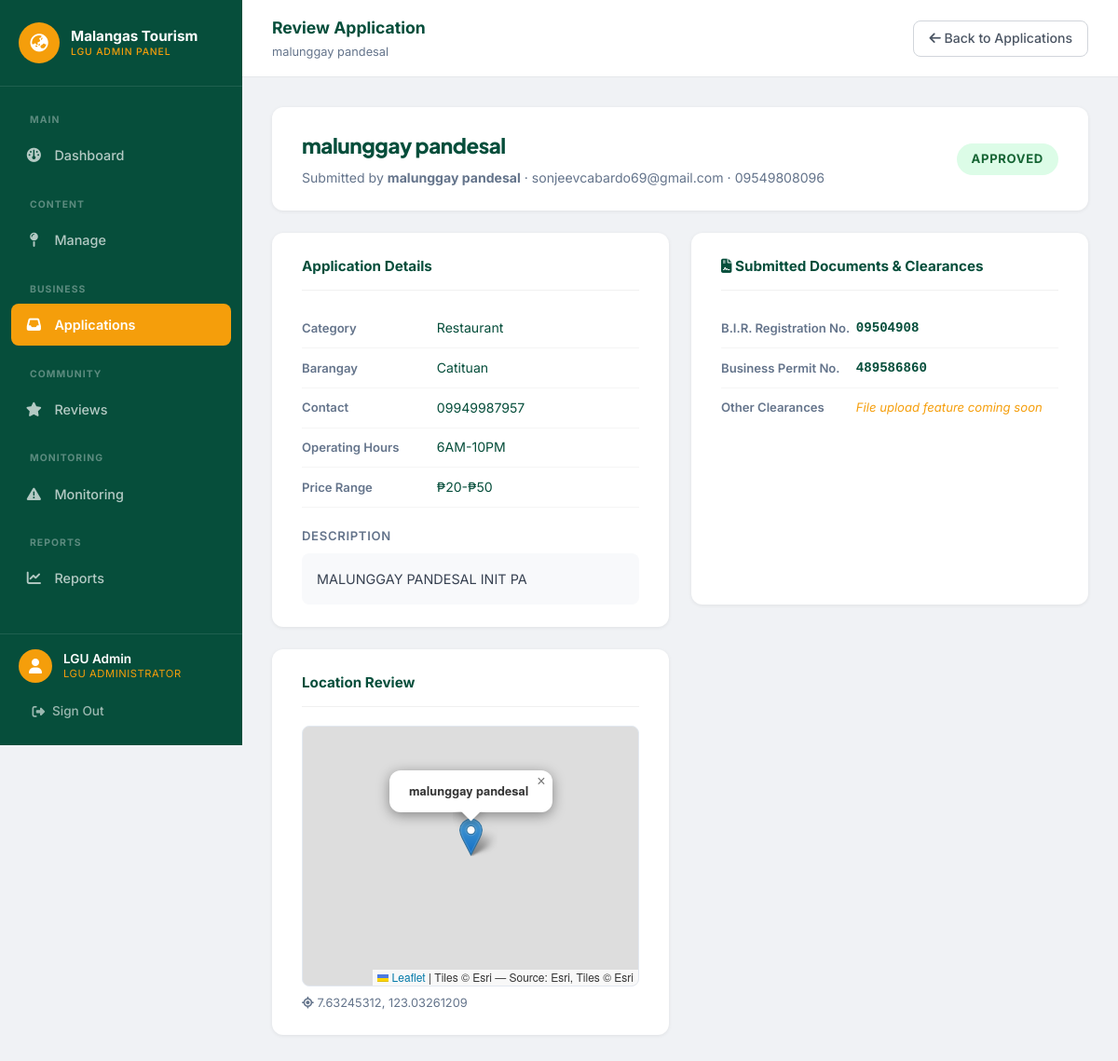
Page /lgu/applications/2 (signed in) on the committed database.
### tables this page shows
CREATE TABLE `spots` (
  `id` int(11) NOT NULL AUTO_INCREMENT,
  `owner_user_id` int(11) DEFAULT NULL,
  `name` varchar(255) NOT NULL,
  `category_id` int(11) NOT NULL,
  `description` text DEFAULT NULL,
  `barangay` varchar(255) DEFAULT NULL,
  `latitude` decimal(10,8) NOT NULL,
  `longitude` decimal(11,8) NOT NULL,
  `contact_number` varchar(100) DEFAULT NULL,
  `fb_link` varchar(255) DEFAULT NULL,
  `hours` varchar(255) DEFAULT NULL,
  `price_range` varchar(100) DEFAULT NULL,
  `bir_number` varchar(100) DEFAULT NULL,
  `business_permit` varchar(255) DEFAULT NULL,
  `operational_status` enum('open','closed','temp_closed','maintenance') NOT NULL DEFAULT 'open',
  `status` enum('pending','approved','rejected','needs_revision') NOT NULL DEFAULT 'pending',
  `source` enum('lgu','business') NOT NULL,
  `rejection_reason` text DEFAULT NULL,
  `reviewed_by` int(11) DEFAULT NULL,
  `reviewed_at` timestamp NULL DEFAULT NULL,
  `created_at` timestamp NOT NULL DEFAULT current_timestamp(),
  `updated_at` timestamp NOT NULL DEFAULT current_timestamp() ON UPDATE current_timestamp(),
  `monitor_status` enum('normal','warning','under_renovation','improved') NOT NULL DEFAULT 'normal',
  `monitor_note` text DEFAULT NULL,
  `warning_sent_at` datetime DEFAULT NULL,
  `improvement_deadline` datetime DEFAULT NULL,
  `monitor_last_triggered_at` datetime DEFAULT NULL,
  `renovation_note` text DEFAULT NULL,
  `renovation_proof_path` text DEFAULT NULL,
  `monitor_submission_status` enum('pending','approved','declined','none') NOT NULL DEFAULT 'none',
  `monitor_submission_reason` text DEFAULT NULL,
  `monitor_decline_reason` text DEFAULT NULL,
  `monitor_reviewed_at` datetime DEFAULT NULL,
  `monitor_submitted_at` datetime DEFAULT NULL,
  PRIMARY KEY (`id`),
  KEY `owner_user_id` (`owner_user_id`),
  KEY `category_id` (`category_id`),
  KEY `reviewed_by` (`reviewed_by`),
  CONSTRAINT `spots_ibfk_1` FOREIGN KEY (`owner_user_id`) REFERENCES `users` (`id`) ON DELETE SET NULL,
  CONSTRAINT `spots_ibfk_2` FOREIGN KEY (`category_id`) REFERENCES `categories` (`id`),
  CONSTRAINT `spots_ibfk_3` FOREIGN KEY (`reviewed_by`) REFERENCES `users` (`id`) ON DELETE SET NULL
);

CREATE TABLE `users` (
  `id` int(11) NOT NULL AUTO_INCREMENT,
  `name` varchar(255) NOT NULL,
  `email` varchar(255) NOT NULL,
  `phone` varchar(50) DEFAULT NULL,
  `password_hash` varchar(255) NOT NULL,
  `role` enum('lgu','business','tourist') NOT NULL DEFAULT 'tourist',
  `status` enum('active','disabled') NOT NULL DEFAULT 'active',
  `applicant_type` enum('private','public') NOT NULL DEFAULT 'private',
  `created_at` timestamp NOT NULL DEFAULT current_timestamp(),
  `last_monitoring_read_at` datetime DEFAULT NULL,
  PRIMARY KEY (`id`),
  UNIQUE KEY `email` (`email`)
);

### app/views/lgu/application-view.php (the view, shortened to what the rows shown need)
<?php
$activePage = 'applications';
require_once '../app/views/partials/lgu-header.php';
?>
<div class="lgu-topbar">
    <div>
        <div class="lgu-topbar-title">Review Application</div>
        <div class="lgu-topbar-breadcrumb"><?= htmlspecialchars($application['name']) ?></div>
    </div>
    <a href="<?= BASE_URL ?>/lgu/applications" style="padding: 0.45rem 1rem; border-radius: 0.5rem; border: 1.5px solid #d1d5db; color: #4b5563; text-decoration: none; font-size: 0.88rem; font-weight: 500;">
        <i class="fa-solid fa-arrow-left"></i> Back to Applications
    </a>
</div>
<div class="lgu-page-body">
    <?php
        $statusColors = [
            'pending'        => ['bg' => '#fef3c7', 'text' => '#92400e'],
            'approved'       => ['bg' => '#dcfce7', 'text' => '#166534'],
            'rejected'       => ['bg' => '#fee2e2', 'text' => '#991b1b'],
            'needs_revision' => ['bg' => '#dbeafe', 'text' => '#1e40af'],
        ];
        $sc = $statusColors[$application['status']] ?? ['bg' => '#f3f4f6', 'text' => '#374151'];
    ?>
    <div style="background: white; border-radius: 0.75rem; box-shadow: 0 1px 4px rgba(0,0,0,0.07); padding: 1.5rem 2rem; margin-bottom: 1.5rem; display: flex; justify-content: space-between; align-items: center;">
        <div>
            <h2 style="font-size: 1.4rem; font-weight: 800; color: var(--primary-dark); margin-bottom: 0.3rem;"><?= htmlspecialchars($application['name']) ?></h2>
            <div style="font-size: 0.88rem; color: var(--text-muted);">
                Submitted by <strong><?= htmlspecialchars($application['owner_name']) ?></strong>
                &middot; <?= htmlspecialchars($application['owner_email']) ?>
                <?php if (!empty($application['owner_phone'])): ?>
                    &middot; <?= htmlspecialchars($application['owner_phone']) ?>
                <?php endif; ?>
            </div>
        </div>
        <span style="background: <?= $sc['bg'] ?>; color: <?= $sc['text'] ?>; padding: 0.4rem 1rem; border-radius: 999px; font-size: 0.82rem; font-weight: 700; text-transform: uppercase; letter-spacing: 0.05em;">
            <?= htmlspecialchars($application['status']) ?>
        </span>
    </div>
    <div style="display: grid; grid-template-columns: 1fr 1fr; gap: 1.5rem; margin-bottom: 1.5rem;">
        <div style="background: white; border-radius: 0.75rem; box-shadow: 0 1px 4px rgba(0,0,0,0.07); padding: 1.5rem 2rem;">
            <div style="font-weight: 700; font-size: 0.95rem; color: var(--primary-dark); margin-bottom: 1.25rem; padding-bottom: 0.75rem; border-bottom: 1px solid #f0f0f0;">Application Details</div>
            <table style="width: 100%; border-collapse: collapse;">
                <?php
                    $details = [
                        ['Category',       htmlspecialchars($application['category_name'])],
                        ['Barangay',       htmlspecialchars($application['barangay'] ?: 'N/A')],
                        ['Contact',        htmlspecialchars($application['contact_number'] ?: 'N/A')],
                        ['Operating Hours',htmlspecialchars($application['hours'] ?: 'N/A')],
                        ['Price Range',    htmlspecialchars($application['price_range'] ?: 'N/A')],
                    ];
                    foreach ($details as $row):
                ?>
                    <tr style="border-bottom: 1px solid #f5f5f5;">
                        <td style="padding: 0.6rem 0; font-size: 0.82rem; font-weight: 600; color: var(--text-muted); width: 40%;"><?= $row[0] ?></td>
                        <td style="padding: 0.6rem 0; font-size: 0.88rem; color: var(--primary-dark);"><?= $row[1] ?></td>
                    </tr>
                <?php endforeach; ?>
            </table>
            <?php if (!empty($application['description'])): ?>
                <div style="margin-top: 1.25rem;">
                    <div style="font-size: 0.82rem; font-weight: 600; color: var(--text-muted); margin-bottom: 0.5rem; text-transform: uppercase; letter-spacing: 0.05em;">Description</div>
                    <div style="background: #f8f9fb; padding: 1rem; border-radius: 0.5rem; font-size: 0.9rem; line-height: 1.6; color: #374151;">
                        <?= nl2br(htmlspecialchars($application['description'])) ?>
                    </div>
                </div>
            <?php endif; ?>
        </div>
        <div style="background: white; border-radius: 0.75rem; box-shadow: 0 1px 4px rgba(0,0,0,0.07); padding: 1.5rem 2rem; margin-bottom: 1.5rem;">
            <div style="font-weight: 700; font-size: 0.95rem; color: var(--primary-dark); margin-bottom: 1.25rem; padding-bottom: 0.75rem; border-bottom: 1px solid #f0f0f0;"><i class="fa-solid fa-file-contract"></i> Submitted Documents & Clearances</div>
            <table style="width: 100%; border-collapse: collapse;">
                <tr style="border-bottom: 1px solid #f5f5f5;">
                    <td style="padding: 0.6rem 0; font-size: 0.82rem; font-weight: 600; color: var(--text-muted); width: 40%;">B.I.R. Registration No.</td>
                    <td style="padding: 0.6rem 0; font-size: 0.88rem; color: var(--primary-dark); font-weight: 600; font-family: monospace;"><?= htmlspecialchars($application['bir_number'] ?: 'Not Provided') ?></td>
                </tr>
                <tr style="border-bottom: 1px solid #f5f5f5;">
                    <td style="padding: 0.6rem 0; font-size: 0.82rem; font-weight: 600; color: var(--text-muted);">Business Permit No.</td>
                    <td style="padding: 0.6rem 0; font-size: 0.88rem; color: var(--primary-dark); font-weight: 600; font-family: monospace;"><?= htmlspecialchars($application['business_permit'] ?: 'Not Provided') ?></td>
                </tr>
                <tr>
                    <td style="padding: 0.6rem 0; font-size: 0.82rem; font-weight: 600; color: var(--text-muted);">Other Clearances</td>
                    <td style="padding: 0.6rem 0; font-size: 0.82rem; color: #f59e0b;"><em>File upload feature coming soon</em></td>
                </tr>
            </table>
        </div>
        <div style="background: white; border-radius: 0.75rem; box-shadow: 0 1px 4px rgba(0,0,0,0.07); padding: 1.5rem 2rem;">
            <div style="font-weight: 700; font-size: 0.95rem; color: var(--primary-dark); margin-bottom: 1.25rem; padding-bottom: 0.75rem; border-bottom: 1px solid #f0f0f0;">Location Review</div>
            <div id="review-map" style="height: 280px; width: 100%; border-radius: 0.5rem; border: 1.5px solid #e2e8f0; margin-bottom: 0.5rem;"></div>
            <div style="font-size: 0.8rem; color: var(--text-muted);">
                <i class="fa-solid fa-location-crosshairs"></i>
                <?= $application['latitude'] ?>, <?= $application['longitude'] ?>
            </div>
        </div>
    </div>
</div>
<?php require_once '../app/views/partials/lgu-footer.php'; ?>

### app/core/Router.php (shortened to what the rows shown need)
<?php
class Router {
    private $routes = [];
    public function add($method, $route, $controller, $action) {
        $route = trim($route, '/');
        $this->routes[] = [
            'method' => strtoupper($method),
            'route' => $route,
            'controller' => $controller,
            'action' => $action
        ];
    }
    public function dispatch($url, $method) {
        $url = trim($url, '/');
        $method = strtoupper($method);
        foreach ($this->routes as $route) {
            if ($route['method'] === $method || $route['method'] === 'ANY') {
                $pattern = preg_replace('/\{([a-zA-Z0-9_]+)\}/', '(?P<\1>[a-zA-Z0-9_-]+)', $route['route']);
                $pattern = "@^" . $pattern . "$@D";
                if (preg_match($pattern, $url, $matches)) {
                    $params = [];
                    foreach ($matches as $key => $value) {
                        if (is_string($key)) {
                            $params[$key] = $value;
                        }
                    }
                    $controller = new $route['controller']();
                    call_user_func_array([$controller, $route['action']], $params);
                    return;
                }
            }
        }
    }
}

### app/views/partials/lgu-header.php (shortened to what the rows shown need)
<!DOCTYPE html>
<html lang="en">
<head>
    <link rel="stylesheet" href="https://cdnjs.cloudflare.com/ajax/libs/font-awesome/6.4.0/css/all.min.css">
    <link rel="stylesheet" href="https://unpkg.com/leaflet@1.9.4/dist/leaflet.css" />
    <link rel="stylesheet" href="<?= BASE_URL ?>/assets/css/style.css?v=<?= filemtime(__DIR__ . '/../../../public/assets/css/style.css') ?>">
<?php
    require_once __DIR__ . '/../../models/Review.php';
    require_once __DIR__ . '/../../models/Spot.php';
    $activePage = $activePage ?? '';
?>
</head>
<body>
<div class="lgu-layout">
    <aside class="lgu-sidebar">
        <a href="<?= BASE_URL ?>/" class="sidebar-brand">
            <?php if (file_exists(__DIR__ . '/../../../public/assets/images/logo.png')): ?>
                <img src="<?= BASE_URL ?>/assets/images/logo.png" alt="Logo" class="sidebar-brand-logo">
            <?php else: ?>
                <div class="sidebar-brand-logo-placeholder"><i class="fa-solid fa-earth-asia"></i></div>
            <?php endif; ?>
            <div class="sidebar-brand-text">
                <span class="sidebar-brand-title">Malangas Tourism</span>
                <span class="sidebar-brand-sub">LGU Admin Panel</span>
            </div>
        </a>
        <nav class="sidebar-nav">
            <div class="sidebar-section-label">Main</div>
            <a href="<?= BASE_URL ?>/lgu" class="sidebar-link <?= (isset($activePage) && $activePage === 'dashboard') ? 'active' : '' ?>">
                <i class="fa-solid fa-gauge sidebar-icon"></i> Dashboard
            </a>
            <div class="sidebar-section-label">Content</div>
            <a href="<?= BASE_URL ?>/lgu/spots" class="sidebar-link <?= (isset($activePage) && $activePage === 'spots') ? 'active' : '' ?>">
                <i class="fa-solid fa-map-pin sidebar-icon"></i> Manage
            </a>
            <div class="sidebar-section-label">Business</div>
            <a href="<?= BASE_URL ?>/lgu/applications" class="sidebar-link <?= (isset($activePage) && $activePage === 'applications') ? 'active' : '' ?>">
                <i class="fa-solid fa-inbox sidebar-icon"></i> Applications
            </a>
            <div class="sidebar-section-label">Community</div>
            <a href="<?= BASE_URL ?>/lgu/reviews" class="sidebar-link <?= (isset($activePage) && $activePage === 'reviews') ? 'active' : '' ?>">
                <i class="fa-solid fa-star sidebar-icon"></i> Reviews
            </a>
            <div class="sidebar-section-label">Monitoring</div>
            <a href="<?= BASE_URL ?>/lgu/monitoring" class="sidebar-link <?= (isset($activePage) && $activePage === 'monitoring') ? 'active' : '' ?>">
                <i class="fa-solid fa-triangle-exclamation sidebar-icon"></i> Monitoring
            </a>
            <div class="sidebar-section-label">Reports</div>
            <a href="<?= BASE_URL ?>/lgu/reports" class="sidebar-link <?= (isset($activePage) && $activePage === 'reports') ? 'active' : '' ?>">
                <i class="fa-solid fa-chart-line sidebar-icon"></i> Reports
            </a>
        </nav>
        <div class="sidebar-footer">
            <div class="sidebar-user">
                <div class="sidebar-avatar"><i class="fa-solid fa-user"></i></div>
                <div class="sidebar-user-info">
                    <span class="sidebar-user-name"><?= htmlspecialchars(Auth::user()['name']) ?></span>
                    <span class="sidebar-user-role">LGU Administrator</span>
                </div>
            </div>
            <a href="<?= BASE_URL ?>/logout" class="sidebar-logout">
                <i class="fa-solid fa-right-from-bracket"></i> Sign Out
            </a>
        </div>
    </aside>
    <div class="lgu-main">

### rows in the picture
spots: name "malunggay pandesal", owner_user.name "malunggay pandesal", owner_user.email "sonjeevcabardo69@gmail.com", owner_user.phone "09549808096", status "APPROVED", row "Category", row "Restaurant", row "Barangay", row "Catituan", row "Contact", row "09949987957", row "Operating Hours", row "6AM-10PM", row "Price Range", row "₱20-₱50", description "MALUNGGAY PANDESAL INIT PA", bir_number "09504908", business_permit "489586860", latitude "7.63245312", longitude "123.03261209"
